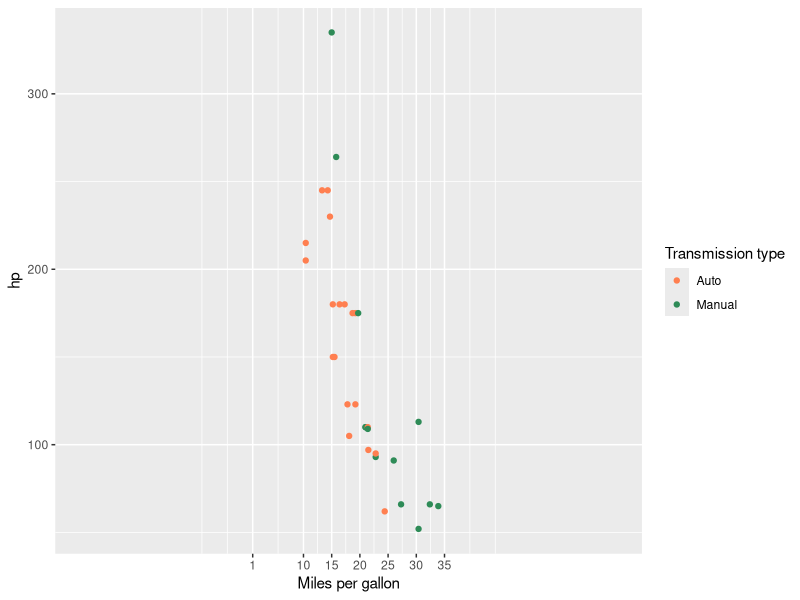
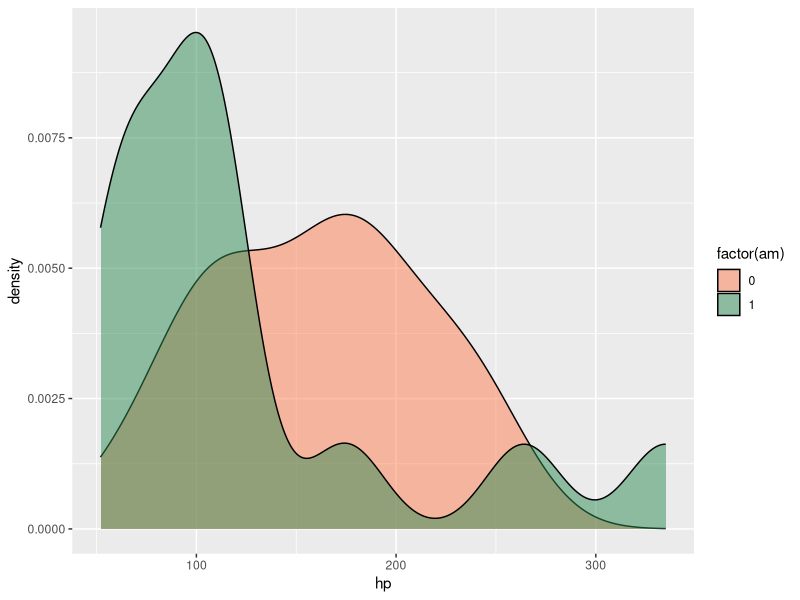
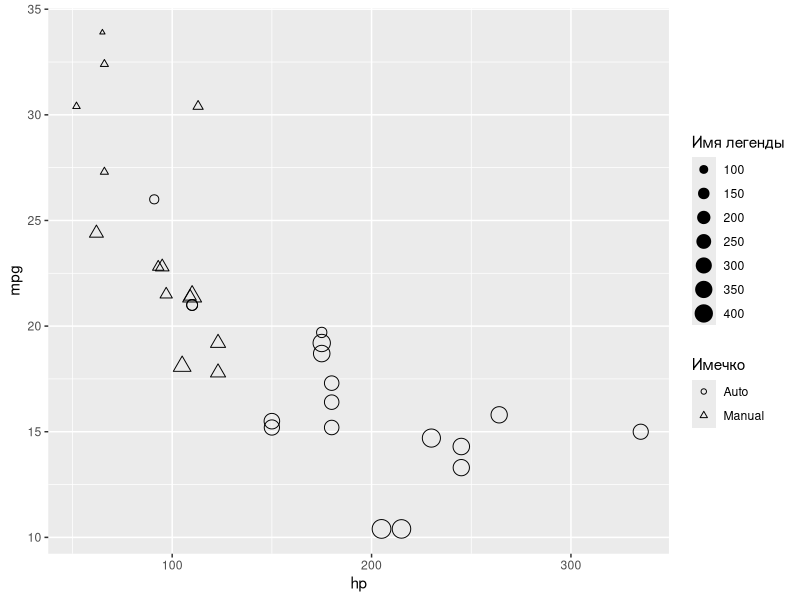
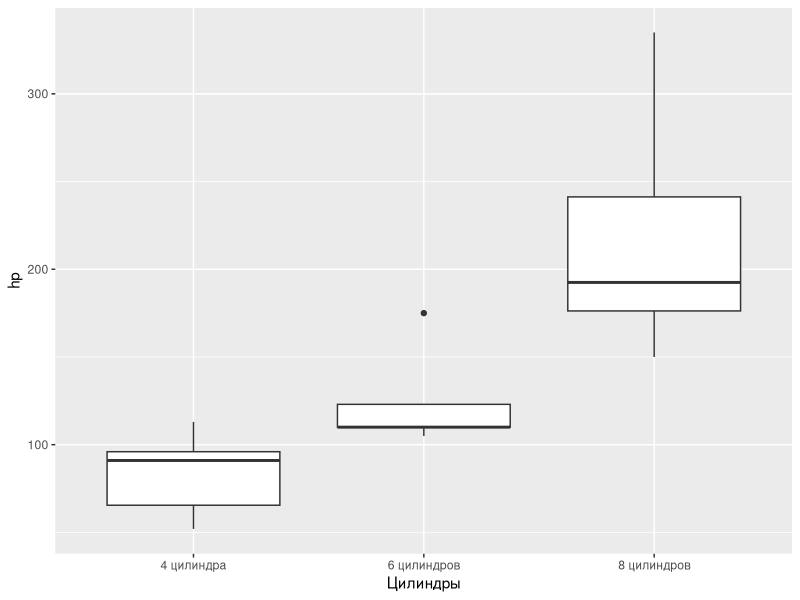
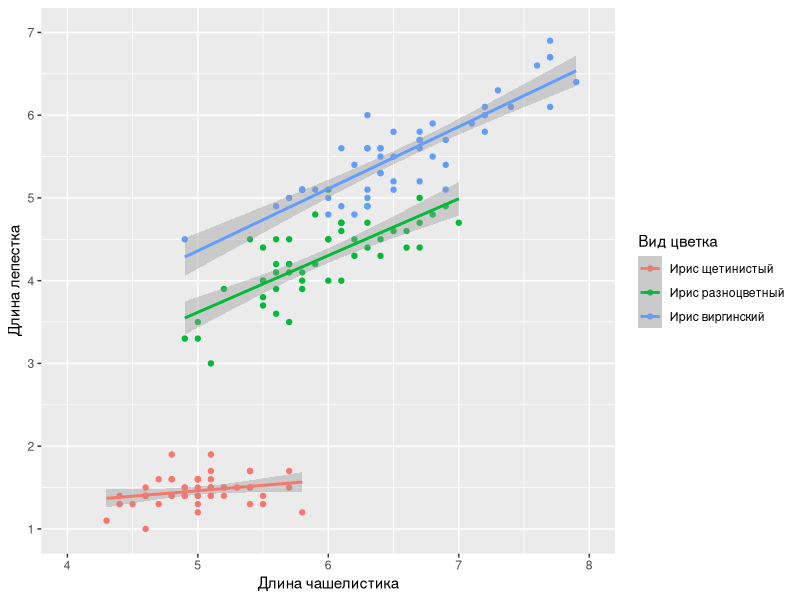
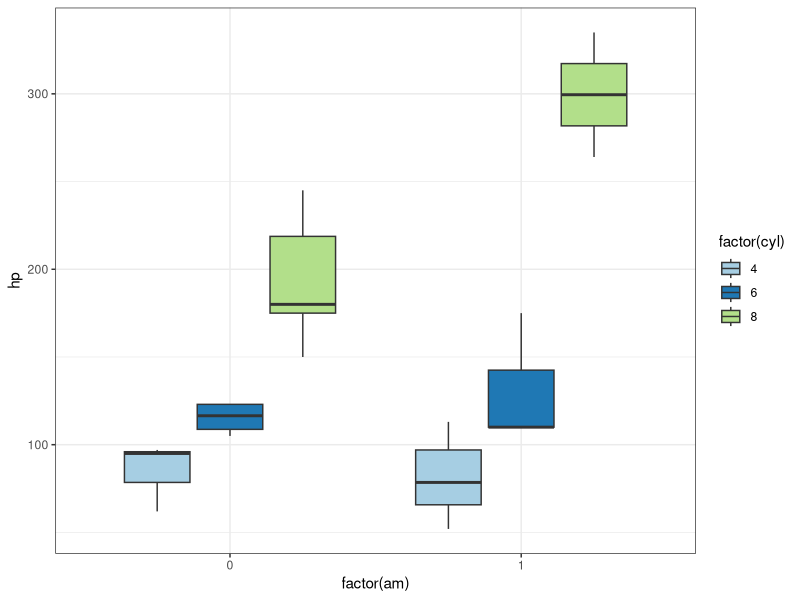
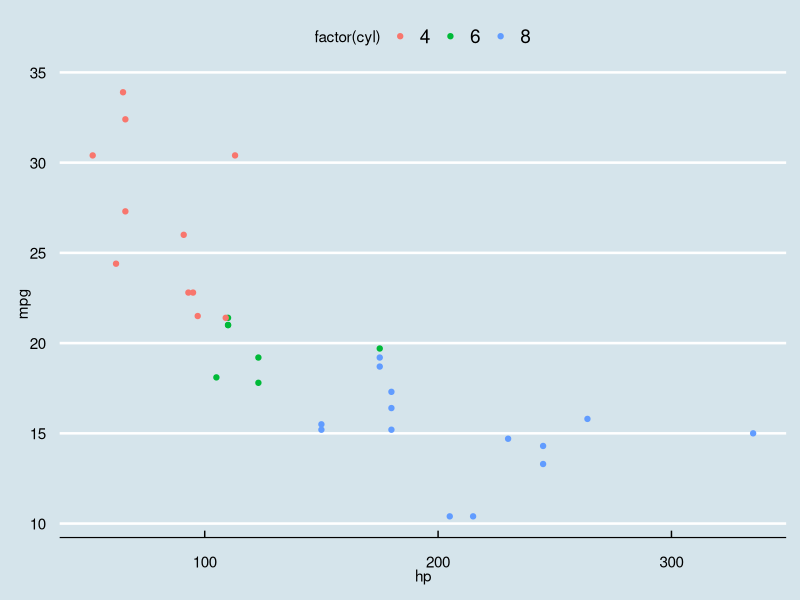

Recreate these plots in R, in order.
library(ggplot2)
library(dplyr)
library(ggthemes)

seq_x <- (seq(min(mtcars$mpg), max(mtcars$mpg), length.out = 11))
ggplot(mtcars, aes(mpg, hp, col = factor(am))) +
  geom_point() +
  scale_x_continuous(name = 'Miles per gallon',
                     breaks = c(1, seq(10, 35, 5)),
                     limits = c(1, 35),
                     expand = c(1,1))+
  scale_color_manual(name = 'Transmission type',
                     labels = c('Auto', 'Manual'),
                     values = c('Coral', 'SeaGreen'))
#xlab('Miles per gallon')
#xlim(1, 35)

ggplot(mtcars, aes(hp, fill = factor(am)))+
  geom_density(alpha = 0.5)+
  scale_fill_manual(values = c('Coral', 'SeaGreen'))

ggplot(mtcars, aes(hp, mpg, size = disp, shape = factor(vs)))+
  geom_point()+
  scale_size_continuous(name = 'Имя легенды',
                        breaks = seq(100, 400, 50))+
  scale_shape_discrete(name = 'Имечко',
                       labels = c('Auto', 'Manual'),
                       solid = F)
ggplot(mtcars, aes(factor(cyl), hp))+
  geom_boxplot()+
  scale_x_discrete(name = 'Цилиндры',
                   labels = c('4 цилиндра',
                              '6 цилиндров',
                              '8 цилиндров'))

# Задание 1
ggplot(iris, aes(Sepal.Length, Petal.Length, col = Species))+
  geom_point()+
  geom_smooth(method = 'lm')+
  scale_color_discrete(name = 'Вид цветка',
                     labels = c('Ирис щетинистый',
                                'Ирис разноцветный',
                                'Ирис виргинский')) +
  scale_y_continuous(name = 'Длина лепестка',
                     limits = c(1, 7),
                     breaks = seq(1, 7, 1)) +
  scale_x_continuous(name = 'Длина чашелистика',
                     limits = c(4, 8),
                     breaks = seq(4, 8, 1))

ggplot(mtcars, aes(factor(am), hp))+
  geom_boxplot(aes(fill = factor(cyl)))+
  scale_shape_discrete()+
  scale_fill_brewer(type = 'qual', palette = 3)+
  scale_color_brewer(type = 'qual', palette = 3)+
  theme_bw()

ggplot(mtcars, aes(hp, mpg, col = factor(cyl)))+
  geom_point()+
  theme_economist()
?scale_fill_brewer
?shape


